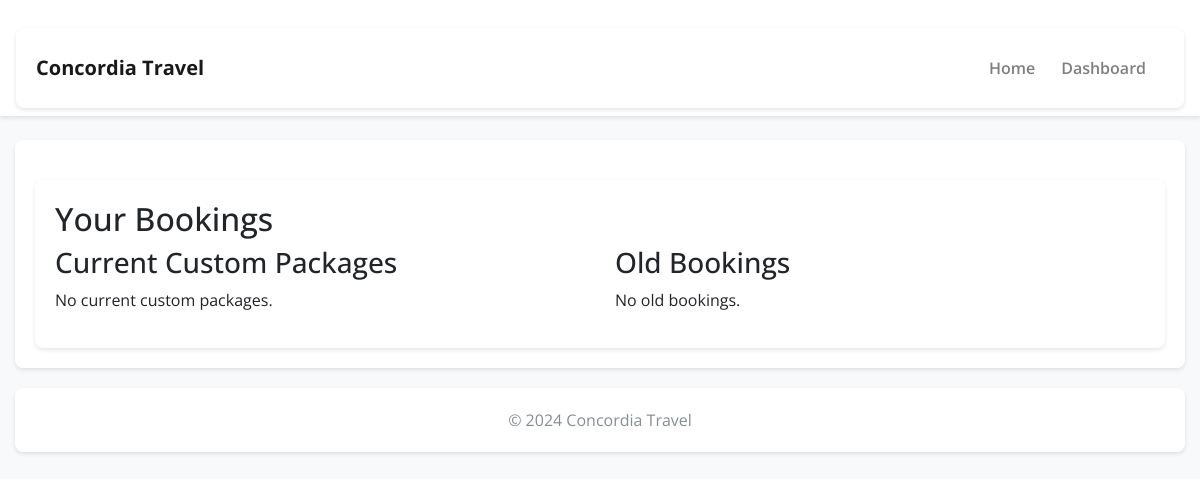
Before: /booking/view_bookings/ (signed in) with the older database file.
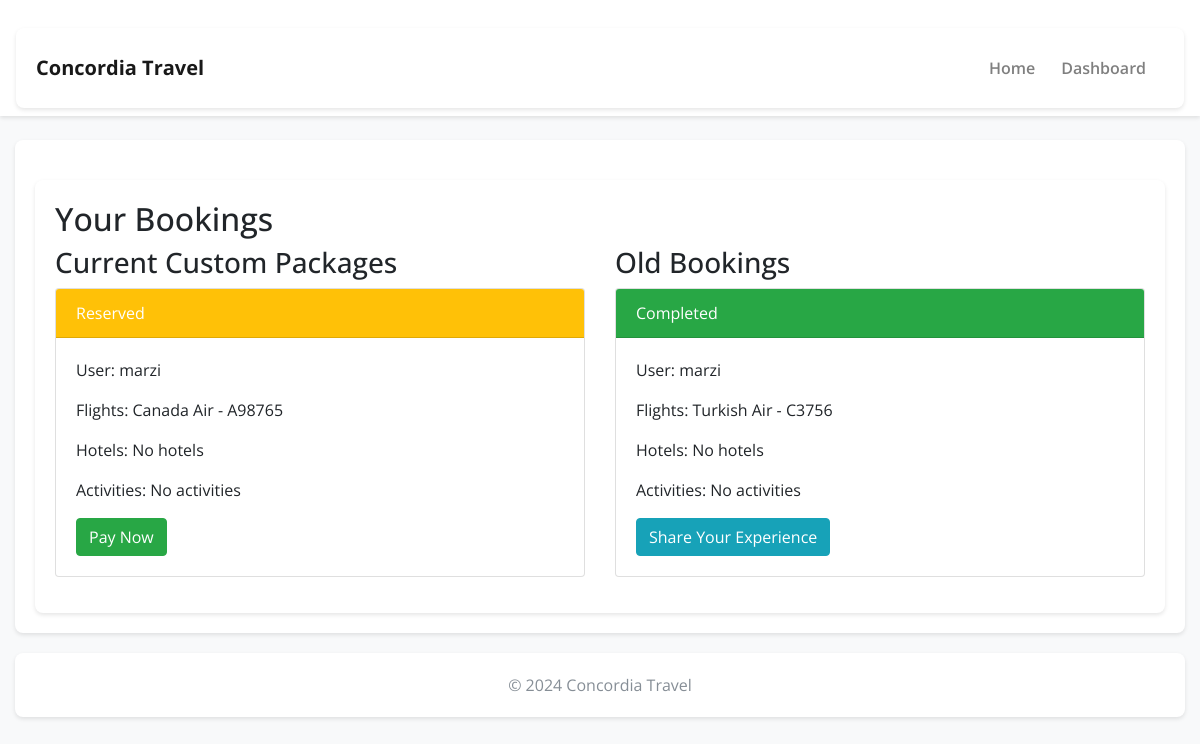
After: the same page with the newer database file.
### booking/models.py (models this page shows, shortened)
class Booking(models.Model):
    STATUS_CHOICES = [
        ('none', 'None'),
        ('reserved', 'Reserved'),
        ('paid', 'Paid'),
    ]
    user = models.ForeignKey(User, on_delete=models.CASCADE)
    custom_package = models.ForeignKey(CustomPackage, on_delete=models.CASCADE)
    status = models.CharField(max_length=10, choices=STATUS_CHOICES, default='none')
    reserved_until = models.DateTimeField(null=True, blank=True)  # Add this field to track reservation expiration
    tracking_id = models.CharField(max_length=64, editable=False, null=True)
    def __str__(self):
        return f"{self.user.username}'s booking for package {self.custom_package.id} - Status: {self.get_status_display()}"

### packages/models.py (models this page shows, shortened)
class Flight(models.Model):
    flight_number = models.CharField(max_length=10)
    airline = models.CharField(max_length=100)
    departure_city = models.CharField(max_length=100)
    arrival_city = models.CharField(max_length=100)
    departure_time = models.DateTimeField()
    duration = models.DurationField()
    price = models.DecimalField(max_digits=10, decimal_places=2)
    description = models.TextField(blank=True, null=True)  # Allows for an optional description

### booking/views.py (the view)
# urls.py: path('view_bookings/', views.view_bookings, name='view_bookings'),
@login_required
def view_bookings(request):
    current_bookings = Booking.objects.filter(
        user=request.user,
        status__in=['none', 'reserved']
    ).exclude(
        reserved_until__lt=timezone.now()
    )
    old_bookings = Booking.objects.filter(user=request.user, status='paid')
    context = {
        'current_bookings': current_bookings,
        'old_bookings': old_bookings,
    }
    print(context)
    return render(request, 'booking/view_bookings.html', context)

### booking/templates/booking/view_bookings.html (shortened to what this page needs)
{% extends 'booking/base.html' %}
{% load tz %}
{% block content %}
<div class="container">
    <h2>Your Bookings</h2>
    <div class="row">
        <div class="col-md-6">
            <h3>Current Custom Packages</h3>
            {% for booking in current_bookings %}
                <div class="card mb-3">
                    <div class="card-header {% if booking.status == 'reserved' %}bg-warning{% endif %} text-white">
                        {{ booking.get_status_display }}
                    </div>
                    <div class="card-body">
                        <p>User: {{ booking.user.username }}</p>
                        <p>Flights:
                            {% for flight in booking.custom_package.flights.all %}
                                {{ flight.airline }} - {{ flight.flight_number }}<br>
                            {% empty %}
                                No flights
                            {% endfor %}
                        </p>
                        <p>Hotels:
                            {% for hotel in booking.custom_package.hotels.all %}
                                {{ hotel.name }} in {{ hotel.city }}<br>
                            {% empty %}
                                No hotels
                            {% endfor %}
                        </p>
                        <p>Activities:
                            {% for activity in booking.custom_package.activities.all %}
                                {{ activity.name }} - {{ activity.location }}<br>
                            {% empty %}
                                No activities
                            {% endfor %}
                        </p>
                        {% if booking.status == 'reserved' %}
                            <a href="{% url 'checkout' booking.id %}" class="btn btn-success">Pay Now</a>
                        {% endif %}
                    </div>
                </div>
            {% empty %}
                <p>No current custom packages.</p>
            {% endfor %}
        </div>
        <div class="col-md-6">
            <h3>Old Bookings</h3>
            {% for booking in old_bookings %}
                <div class="card mb-3">
                    <div class="card-header bg-success text-white">Completed</div>
                    <div class="card-body">
                        <p>User: {{ booking.user.username }}</p>
                        <p>Flights:
                            {% for flight in booking.custom_package.flights.all %}
                                {{ flight.airline }} - {{ flight.flight_number }}<br>
                            {% empty %}
                                No flights
                            {% endfor %}
                        </p>
                        <p>Hotels:
                            {% for hotel in booking.custom_package.hotels.all %}
                                {{ hotel.name }} in {{ hotel.city }}<br>
                            {% empty %}
                                No hotels
                            {% endfor %}
                        </p>
                        <p>Activities:
                            {% for activity in booking.custom_package.activities.all %}
                                {{ activity.name }} - {{ activity.location }}<br>
                            {% empty %}
                                No activities
                            {% endfor %}
                        </p>
                        <a href="{% url 'share_your_experience' %}" class="btn btn-info">Share Your Experience</a>
                    </div>
                </div>
            {% empty %}
                <p>No old bookings.</p>
            {% endfor %}
        </div>
    </div>
</div>
{% endblock %}

Changed rows visible on the page:
added Booking: status "Reserved", user.username "marzi", shows "Pay Now", shown under "Current Custom Packages"
now on this page (row unchanged): Flight: airline "Canada Air", flight_number "A98765", shown under "Reserved"
added Booking: user.username "marzi", shown under "Old Bookings"
now on this page (row unchanged): Flight: airline "Turkish Air", flight_number "C3756", shown under "marzi"
Other visible differences:
text no longer shown: "No current custom packages. No old bookings."
